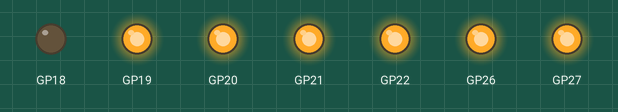
The program below on a simulated Raspberry Pi Pico running MicroPython. Shown: output pins drawn as LEDs (lit = HIGH). What the program prints to the serial console is not drawn. At 12.5 s the program stops and its outputs stay as they are.

Above: at 0.1 s.
At 3.1 s:
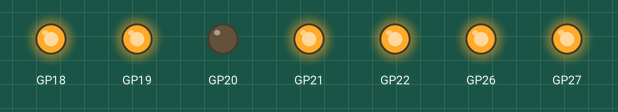
At 4.6 s:
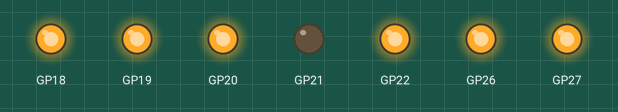
At 7.6 s:
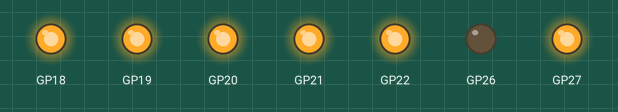
At 10.6 s:
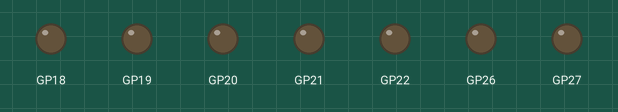
At 12.6 s:
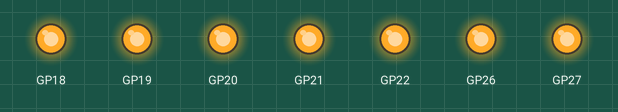
Timing chart, 0 to 14.0 s (numbered marks = the images above):
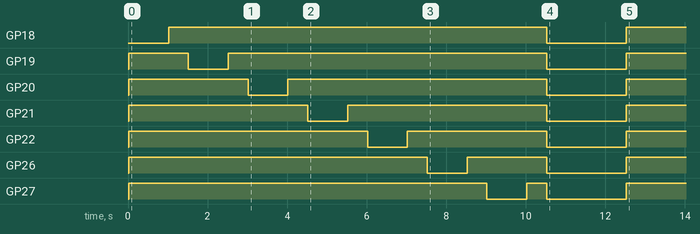

The program:

relay_diag.py
```python
"""Relay diagnostic tool — standalone Pico script.

Upload this file to the Pico via Thonny and run it directly (not via
main.py). It bypasses lib/relay.py, config.py, and all DI wiring so
the behavior observed is pure hardware + raw machine.Pin.

What it does, in order:

  1. Float-state probe. For each of the 7 wired relay GPIOs, configure
     the pin as Pin.IN with no pull and read its value. A pin that
     reads 0 here at boot is likely the cause of "relay clicks on at
     restart" — the line is floating low into the active-low input.

  2. Drive HIGH (off). Reconfigure each pin as Pin.OUT and write 1
     (relay module is active-low → HIGH = off).

  3. Per-relay sweep. For each relay in order: write LOW (on), dwell,
     write HIGH (off), gap, move to next. Listen for the click and
     watch the indicator LED on the relay module.

  4. All-on stress. Drive all 7 lines LOW simultaneously for one
     dwell. This catches power-rail brownouts that only show up when
     all coils are energized at once.

  5. All-off. Drive everything HIGH and leave it there.

Wiring reference (from config.py):

  REL_CON pin 2 → GP18 — fan_1
  REL_CON pin 3 → GP19 — fan_2
  REL_CON pin 4 → GP20 — growlight
  REL_CON pin 5 → GP21 — reserved_1
  REL_CON pin 6 → GP22 — reserved_2
  REL_CON pin 7 → GP26 — reserved_3
  REL_CON pin 8 → GP27 — reserved_4

The 8-channel relay module has one input (IN1 or IN8 depending on
module) not wired to the Pico — only 7 channels are driveable from
this board. If you have an 8th relay that needs testing, jumper its
IN line to a spare GPIO first.
"""

import time

from machine import Pin

# Dwell timings for the diagnostic only. Not in DEVICE_CONFIG because
# this script is a one-off bench tool, not part of the runtime path.
DWELL_S = 1.0  # how long each relay stays ON during sweep
GAP_S = 0.5  # quiet time between relays during sweep
STRESS_S = 2.0  # how long all relays stay ON during the stress phase

# (label, gpio_number) — order is the test order.
RELAYS = (
    ("fan_1       (REL_CON 2)", 18),
    ("fan_2       (REL_CON 3)", 19),
    ("growlight   (REL_CON 4)", 20),
    ("reserved_1  (REL_CON 5)", 21),
    ("reserved_2  (REL_CON 6)", 22),
    ("reserved_3  (REL_CON 7)", 26),
    ("reserved_4  (REL_CON 8)", 27),
)


def probe_float_state():
    print("=" * 60)
    print("Phase 1/5  Float-state probe (Pin.IN, no pull)")
    print("=" * 60)
    print("A pin reading 0 here will momentarily energize its relay")
    print("the instant it is configured as OUT before being driven HIGH.")
    print()
    for label, gp in RELAYS:
        p = Pin(gp, Pin.IN)
        v = p.value()
        marker = "  <-- floats LOW (likely cause of boot-click)" if v == 0 else ""
        print("  GP{:>2}  {}  raw={}{}".format(gp, label, v, marker))
    print()


def drive_all_off():
    print("=" * 60)
    print("Phase 2/5  Configure as OUT, drive HIGH (all relays off)")
    print("=" * 60)
    pins = []
    for label, gp in RELAYS:
        # Pin() constructor with value=1 sets the latch BEFORE switching
        # direction to OUT — minimises the boot-glitch window.
        p = Pin(gp, Pin.OUT, value=1)
        pins.append((label, gp, p))
        print("  GP{:>2}  {}  driven HIGH".format(gp, label))
    print()
    return pins


def sweep(pins):
    print("=" * 60)
    print("Phase 3/5  Per-relay sweep ({:.1f}s ON, {:.1f}s gap)".format(DWELL_S, GAP_S))
    print("=" * 60)
    for label, gp, p in pins:
        print("  GP{:>2}  {}  ON  ...".format(gp, label), end="")
        p.value(0)  # LOW = on (active-low module)
        time.sleep(DWELL_S)
        p.value(1)  # HIGH = off
        print("  OFF")
        time.sleep(GAP_S)
    print()


def all_on_stress(pins):
    print("=" * 60)
    print("Phase 4/5  All-on stress ({:.1f}s)".format(STRESS_S))
    print("=" * 60)
    print("  Listen for brownout, watch for Pico reset.")
    for _, _, p in pins:
        p.value(0)
    time.sleep(STRESS_S)
    for _, _, p in pins:
        p.value(1)
    print("  done")
    print()


def main():
    print()
    print("Pi Greenhouse — relay diagnostic")
    print("Time: {}".format(time.ticks_ms()))
    print()
    probe_float_state()
    pins = drive_all_off()
    sweep(pins)
    all_on_stress(pins)
    print("=" * 60)
    print("Phase 5/5  Done. All relays left in OFF state (HIGH).")
    print("=" * 60)


if __name__ == "__main__":
    main()
```

Measured:
- by itself, GP18: LOW → HIGH at 1.0 s, → LOW 9.5 s later, → HIGH 2.0 s later
- by itself, GP19: goes HIGH 1.5 s, LOW 1.0 s, HIGH 8.0 s, LOW 2.0 s, then HIGH
- by itself, GP20: goes HIGH 3.0 s, LOW 1.0 s, HIGH 6.5 s, LOW 2.0 s, then HIGH
- by itself, GP21: goes HIGH 4.5 s, LOW 1.0 s, HIGH 5.0 s, LOW 2.0 s, then HIGH
- by itself, GP22: goes HIGH 6.0 s, LOW 1.0 s, HIGH 3.5 s, LOW 2.0 s, then HIGH
- by itself, GP26: goes HIGH 7.5 s, LOW 1.0 s, HIGH 2.0 s, LOW 2.0 s, then HIGH
- by itself, GP27: goes HIGH 9.0 s, LOW 1.0 s, HIGH 0.50 s, LOW 2.0 s, then HIGH
